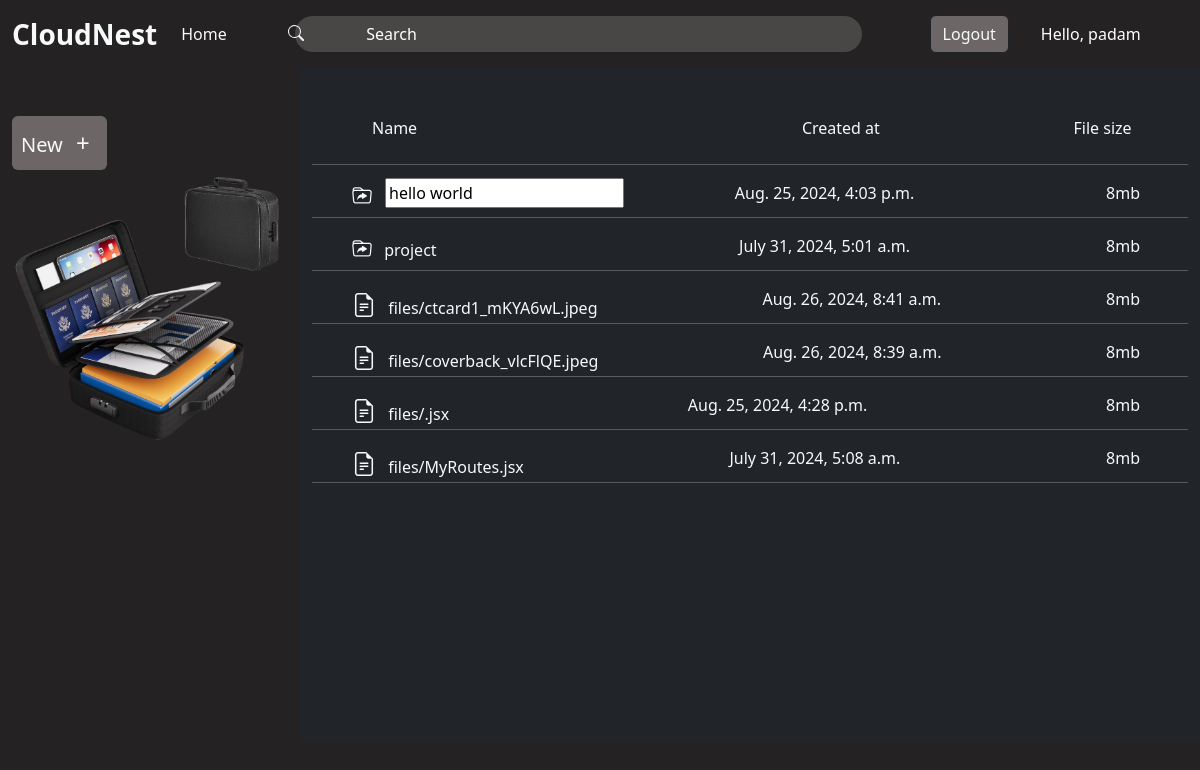
Screenshot of /cloudNest/renameFolder/6 (signed in) with the database file from the repository.
### drive/models.py (models this page shows, shortened)
class Folder(models.Model):
    folderName= models.CharField(max_length=50,default='Folder',null=True)
    folderUser = models.ForeignKey(User,on_delete=models.CASCADE,null=True)
    created_at = models.DateTimeField(auto_now_add=True)

class File(models.Model):
    file = models.FileField(upload_to='files',null=False)
    fileUser = models.ForeignKey(User,on_delete=models.CASCADE)
    created_at = models.DateTimeField(auto_now_add=True)

### drive/views.py (the view, shortened to what this page needs)
# urls.py: path('cloudNest/renameFolder/<int:rename_id>', renameFolder, name='renameFolder'),
def renameFolder(request,rename_id):
    if request.user.is_authenticated:
        folders = Folder.objects.filter(folderUser=request.user).order_by('-id')
        files = File.objects.filter(fileUser=request.user).order_by('-id')
        folder_instance = get_object_or_404(Folder, id=rename_id, folderUser=request.user)
    context = {
        'folders':folders,
        'files':files,
        'rename_id': rename_id
    }
    return render(request,'rename.html',context)

### drive/templates/rename.html (shortened to what this page needs)
    {% extends "index.html" %}
    {% block content %}
    {% include 'leftContainer.html' %}
    <div class="container-fluid w-75 float-end bg-dark position-relative me-0 pb-3" style="height:auto;padding-bottom: 23px;">
            <div class="container d-flex justify-content-between w-75 ms-5 mt-5 pb-2 sticky-top  text-light">
                <div class="name w-50">Name</div>
                <div class="owner w-25">Created at</div>
                <div class="file_size " style="margin-right: -20%;">File size</div>
            </div>
            <div class="list-group overflow-y-scroll  p-0" style="height:72.3vh;">
            {% if folders %}
                {% for folder in folders %}
                    <div style="position: relative;">
                        <hr class="text-light">
                        <a href="{% url 'folder' folder.id %}" class="double-click-link context_items text-decoration-none text-light d-flex justify-content-between ps-4 pe-4 pt-0" style="height: 20px;">
                            <div class="folder_name w-25 ps-3"><i class="bi bi-folder-symlink pe-2 fs-5"></i>
                                {% if folder.id == rename_id %}
                                <form action="{% url 'renameFolder' folder.id %}" method="POST"  id="renameform">
                                    <input type="text" name="renameFolder" id="renameFolder" value="{{ folder.folderName }}" class="smallForm">
                                </form>
                                {% else %}
                                {{ folder.folderName }}
                            {% endif %}
                            </div>
                            <div class="folder_name">{{folder.created_at}}</div>
                            <div class="folder_name pe-4">8mb</div>
                        </a>
                    </div>
                {% endfor %}
            {% endif %}
            {% if files %}
                {% for file in files %}
                    <hr class="text-light">
                    <a href="" id="fileRightClick" class="text-decoration-none text-light d-flex justify-content-between ps-4 pe-4 pt-0" style="height: 20px;">
                        <div class="folder_name  ps-3"><i class="bi bi-file-earmark-text fs-4 pe-2"></i>
                            {{ file.file}}
                        </div>
                        <div class="folder_name">{{file.created_at}}</div>
                        <div class="folder_name pe-4">8mb</div>
                    </a>
                {% endfor %}
            {% endif %}
            <hr class="text-light">
        </div>
        </div>
    {% endblock content %}

### templates/header.html (shortened to what this page needs)
{% load static %}
<!DOCTYPE html>
<html lang="en">
  <head>
    <link
      rel="stylesheet"
      href="https://cdn.jsdelivr.net/npm/bootstrap-icons@1.11.3/font/bootstrap-icons.min.css"
    />
  </head>
  <body>
    <nav
      class="navbar navbar-expand-lg"
    >
      <div class="container-fluid ">
        <a class="navbar-brand fs-3 fw-bolder text-light" href="/">CloudNest</a>
        <div class="collapse navbar-collapse" id="navbarTogglerDemo02">
          <ul class="navbar-nav me-auto mb-1 mb-lg-0">
            <li class="nav-item">
              <a class="nav-link active text-light" aria-current="page" href="/"
                >Home</a
              >
            </li>
          </ul>
          {% if user.is_authenticated %}
          <form class="container d-flex  ms-5" role="search">
            <input
              class="form-control me-2 w-100 search_control border-0 px-5"
              type="search"
              placeholder="Search"
              aria-label="Search"
            />
          </form>
          <button type="button" class="btn btn-dark me-3 logoutBtn">
            <a href="/cloudNest/logout/" class="text-light text-decoration-none"
              >Logout</a
            >
          </button>
          <div class="w-25 ms-3 text-white">
            Hello, {{user.username}}
          </div>
          {% endif %}
        </div>
      </div>
    </nav>
  </body>
</html>

### static/CSS/style.css (style rules this page uses)
.btn { background-color: rgb(109, 102, 102)!important; }
.search_control::placeholder { color: white !important; padding-left: 5% !important; }
.search_icon { position: absolute; top: 25px; left: 24%; }
#renameform { position: absolute; padding: 9px; top: 21px; left: 4rem; }
.logoutBtn { margin-left: 3rem; }
.navbar { background-color:#242222; }
body { background-color: #242222 !important; }
.search_control { color: white !important; background: #494646 !important; width: 32rem !important; border-radius: 20px !important; }

### rows the page displays
Folder: renameFolder "hello world", created_at "Aug. 25, 2024, 4:03 p.m."
Folder: folderName "project", created_at "July 31, 2024, 5:01 a.m."
File: file "files/ctcard1_mKYA6wL.jpeg", created_at "Aug. 26, 2024, 8:41 a.m."
File: file "files/coverback_vlcFlQE.jpeg", created_at "Aug. 26, 2024, 8:39 a.m."
File: file "files/.jsx", created_at "Aug. 25, 2024, 4:28 p.m."
File: file "files/MyRoutes.jsx", created_at "July 31, 2024, 5:08 a.m."

### other values shown
{{ user.username }} "padam"
